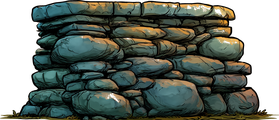
#> input picture TechArtAsset/Scenes/S1_Village/props/S1_prop_wall_low.png, 279 x 120 px, found by its file name
$ python make_gate_rubble.py
#> lines starting #> are read from the running program, lines starting #| are printed output that depends on the picture; after the words box and inside, x2 and y2 are one past the last pixel; in counts of white or black regions, pixels touching at a corner belong together
# 栅门石柱脚下的碎石堆：从矮石墙底部取石块，做成起伏的小土堆轮廓（遮住柱脚与地面的接缝）
import numpy as np
from PIL import Image, ImageFilter
P='TechArtAsset/Scenes/S1_Village/props/'
src=np.array(Image.open(P+'S1_prop_wall_low.png').convert('RGBA')).astype(np.float32)
def make(x0,w,h,seed,flip,name):
#> called with x0 = 20, w = 150, h = 46, seed = 3, flip = False, name = 'S1_prop_gate_rubble_L.png'
    rng=np.random.default_rng(seed)
    crop=src[120-h:120, x0:x0+w].copy()
    xs=np.linspace(0,1,w)
    top=h*(0.15+0.55*(1-(2*xs-1)**2))           # 中间高、两边低的土堆
    for k in range(4):                           # 加几块凸起的石头
        c=rng.uniform(0.15,0.85); r=rng.uniform(0.08,0.16); a=rng.uniform(0.1,0.25)*h
        top+=a*np.clip(1-((xs-c)/r)**2,0,None)
    yy=np.arange(h)[:,None]; mask=(yy>=h-top[None,:]).astype(np.float32)
    m=Image.fromarray((mask*255).astype(np.uint8)).filter(ImageFilter.GaussianBlur(1.2))
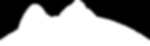
#> m: PIL image 150x46 L; min 0, max 255, mean 153.6
    crop[...,3]*=np.array(m)/255.0
    crop[...,:3]*=(1.0-0.25*(1-yy/h))[...,None]
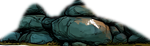
#> crop: shape (46, 150, 4) float32; mean R, G, B, A 37, 53.1, 48.1, 151.6; transparent parts drawn white
    im=Image.fromarray(np.clip(crop,0,255).astype(np.uint8),'RGBA')
    if flip: im=im.transpose(Image.FLIP_LEFT_RIGHT)
    im.save(P+name); return im.size
import os; os.chdir(os.path.dirname(os.path.abspath(__file__))+'/../..')
print(make(20,150,46,3,False,'S1_prop_gate_rubble_L.png'), make(110,160,50,7,True,'S1_prop_gate_rubble_R.png'))
#> call 2 of make, with x0 = 110, w = 160, h = 50, seed = 7, flip = True, name = 'S1_prop_gate_rubble_R.png'
#> in make (call 2), `crop=src[120-h:120, x0:x0+w].copy()`:
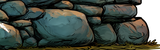
#> crop: shape (50, 160, 4) float32; mean R, G, B, A 50.7, 57.9, 49.6, 231.8; transparent parts drawn white
#> in make (call 2), `m=Image.fromarray((mask*255).astype(np.uint8)).filter(ImageFilter.Gaus..`:
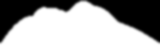
#> m: PIL image 160x50 L; min 0, max 255, mean 163.7
#> in make (call 2), `crop[...,3]*=np.array(m)/255.0`:
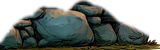
#> crop: shape (50, 160, 4) float32; mean R, G, B, A 50.7, 57.9, 49.6, 162.2; transparent parts drawn white
#> in make (call 2), `crop[...,:3]*=(1.0-0.25*(1-yy/h))[...,None]`:
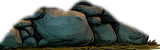
#> crop: shape (50, 160, 4) float32; mean R, G, B, A 44, 50.4, 42.9, 162.2; transparent parts drawn white
#> in make (call 2), `if flip: im=im.transpose(Image.FLIP_LEFT_RIGHT)`:
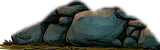
#> im: PIL image 160x50 RGBA; mean R, G, B, A 43.6, 50, 42.4, 162.2; transparent parts drawn white

$ run again, with TechArtAsset/Scenes/S1_Village/props/S1_prop_gate_boards.png copied over TechArtAsset/Scenes/S1_Village/props/S1_prop_wall_low.png
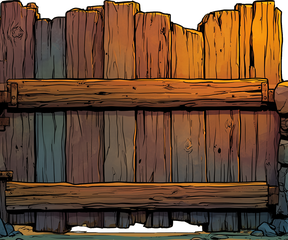
#> input picture TechArtAsset/Scenes/S1_Village/props/S1_prop_gate_boards.png, 288 x 240 px, found by its file name
#> m: PIL image 160x50 L
#> in make (call 2), `crop[...,:3]*=(1.0-0.25*(1-yy/h))[...,None]`:
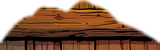
#> crop: shape (50, 160, 4) float32; mean R, G, B, A 107.5, 59.3, 27.5, 163.7; transparent parts drawn white
#> in make (call 2), `if flip: im=im.transpose(Image.FLIP_LEFT_RIGHT)`:
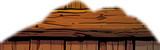
#> im: PIL image 160x50 RGBA; mean R, G, B, A 107, 58.8, 27, 163.7; transparent parts drawn white
